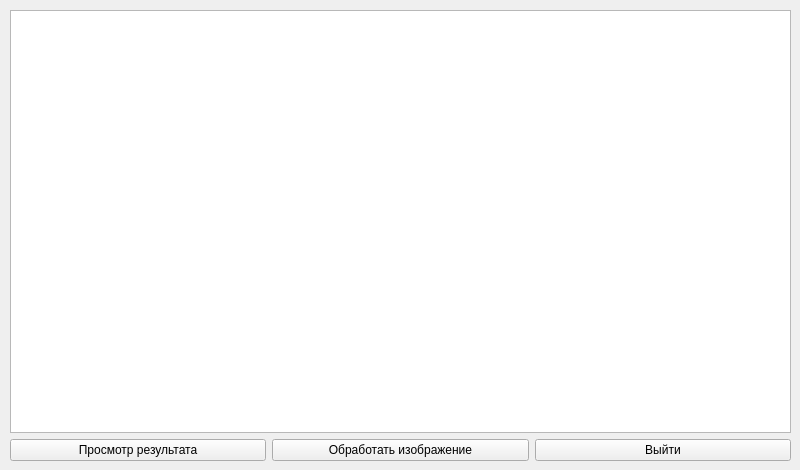
<?xml version="1.0" encoding="UTF-8"?>
<ui version="4.0">
 <class>MainWindow</class>
 <widget class="QMainWindow" name="MainWindow">
  <property name="geometry">
   <rect>
    <x>0</x>
    <y>0</y>
    <width>800</width>
    <height>470</height>
   </rect>
  </property>
  <property name="minimumSize">
   <size>
    <width>800</width>
    <height>470</height>
   </size>
  </property>
  <property name="maximumSize">
   <size>
    <width>800</width>
    <height>470</height>
   </size>
  </property>
  <property name="windowTitle">
   <string>WipeMyTearsCV</string>
  </property>
  <widget class="QWidget" name="centralwidget">
   <widget class="QWidget" name="">
    <property name="geometry">
     <rect>
      <x>10</x>
      <y>10</y>
      <width>781</width>
      <height>451</height>
     </rect>
    </property>
    <layout class="QVBoxLayout" name="verticalLayout">
     <item>
      <widget class="QTableView" name="tableViewResults"/>
     </item>
     <item>
      <layout class="QHBoxLayout" name="horizontalLayout">
       <item>
        <widget class="QPushButton" name="btnResult">
         <property name="text">
          <string>Просмотр результата</string>
         </property>
        </widget>
       </item>
       <item>
        <widget class="QPushButton" name="btnDetect">
         <property name="text">
          <string>Обработать изображение</string>
         </property>
        </widget>
       </item>
       <item>
        <widget class="QPushButton" name="btnExit">
         <property name="text">
          <string>Выйти</string>
         </property>
        </widget>
       </item>
      </layout>
     </item>
    </layout>
   </widget>
  </widget>
 </widget>
 <resources/>
 <connections/>
</ui>
